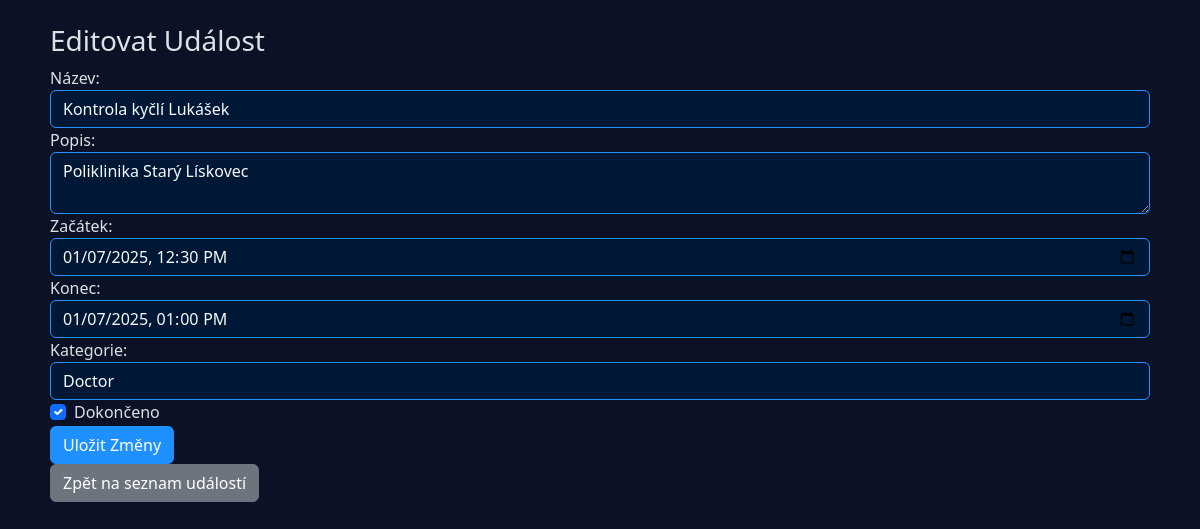
/event/edit/1, run on the app's committed database.
### models.py (models this page shows)
class Event(db.Model):
    __tablename__ = 'events'
    id = db.Column(db.Integer, primary_key=True, autoincrement=True)
    name = db.Column(db.String(100), nullable=False)
    description = db.Column(db.Text, nullable=True)
    events_category_id = db.Column(db.Integer, db.ForeignKey('events_category.id'), nullable=False)
    start_date = db.Column(db.DateTime, nullable=False)
    end_date = db.Column(db.DateTime, nullable=False)
    done = db.Column(db.Boolean, default=False)
    category = db.relationship('EventCategory', back_populates='events')
    badges = db.relationship('EventBadge', secondary=event_badge_association, back_populates='events')

class EventCategory(db.Model):
    __tablename__ = 'events_category'
    id = db.Column(db.Integer, primary_key=True, autoincrement=True)
    name = db.Column(db.String(50), nullable=False)
    events = db.relationship('Event', back_populates='category')

### routes/event_edit.py (the view, shortened to what this page needs)
def event_edit(event_id):
    event = Event.query.get_or_404(event_id)
    categories = EventCategory.query.all()
    theme = request.cookies.get('theme', 'dark')
    return render_template('event_edit.html', event=event, categories=categories, theme=theme)

### templates/event_edit.html (shortened to what this page needs)
{% extends "base.html" %}
{% block content %}
    <h3>Editovat Událost</h3>
    <form method="post">
        <div class="form-group">
            <label for="name">Název:</label>
            <input type="text" class="form-control" id="name" name="name" value="{{ event.name }}" required>
        </div>
        <div class="form-group">
            <label for="description">Popis:</label>
            <textarea class="form-control" id="description" name="description" required>{{ event.description }}</textarea>
        </div>
        <div class="form-group">
            <label for="start_date">Začátek:</label>
            <input type="datetime-local" class="form-control" id="start_date" name="start_date" value="{{ event.start_date.strftime('%Y-%m-%dT%H:%M') }}" required>
        </div>
        <div class="form-group">
            <label for="end_date">Konec:</label>
            <input type="datetime-local" class="form-control" id="end_date" name="end_date" value="{{ event.end_date.strftime('%Y-%m-%dT%H:%M') }}" required>
        </div>
        <div class="form-group">
            <label for="category_id">Kategorie:</label>
            <select class="form-control" id="category_id" name="category_id">
                {% for category in categories %}
                    <option value="{{ category.id }}" {% if category.id == event.events_category_id %}selected{% endif %}>{{ category.name }}</option>
                {% endfor %}
            </select>
        </div>
        <div class="form-group form-check">
            <input type="checkbox" class="form-check-input" id="done" name="done" {% if event.done %}checked{% endif %}>
            <label class="form-check-label" for="done">Dokončeno</label>
        </div>
        <button type="submit" class="btn btn-primary">Uložit Změny</button>
    </form>
    <a href="{{ url_for('event_list') }}" class="btn btn-secondary">Zpět na seznam událostí</a>
{% endblock %}

### static/dark.css (style rules this page uses)
body { background-color: #0c1226; color: #f8f9fa; font-family: 'Segoe UI', Tahoma, Geneva, Verdana, sans-serif; }
h3, h4, label { color: #dce1e6; }
.btn-primary { background-color: #1e90ff; border-color: #1e90ff; }
.form-control { background-color: #001836; color: #f8f9fa; border: 1px solid #1e90ff; }

### data on the page
Event: name "Kontrola kyčlí Lukášek", description "Poliklinika Starý Lískovec", start_date "01/07/2025 12:30", end_date "01/07/2025 13:00", category_id "Doctor", done "☑"
